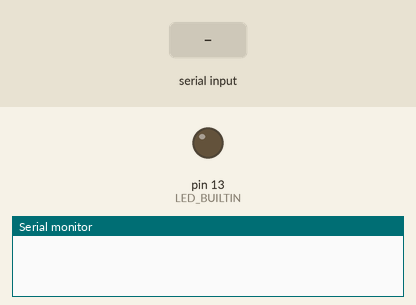
This sketch was run on a simulated Arduino Uno, built with avr-gcc and run on an emulated ATmega328P. On the bench: output pins drawn as LEDs (lit = HIGH), the last lines printed to the serial monitor. The test bench sets the inputs (shaded band).

Above: at 1.2 s.
1.3 s: "1" received over the second serial link
At 1.4 s:
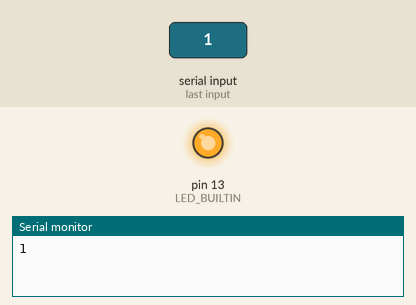
Timing chart, 0 to 4.3 s (numbered marks = the images above; inputs shaded):
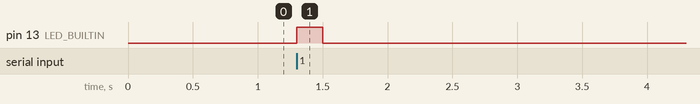

The sketch:

EmisorRF1.ino
```cpp
const int baudRate = 9600;

#include "SoftwareSerial.h"
SoftwareSerial softSerial(2, 3); // RX, TX

void setup()
{
  Serial.begin(baudRate);
  softSerial.begin(baudRate);
  pinMode(LED_BUILTIN, OUTPUT);
}

void loop()
// enviar los datos de la consola serial al ESP-01,
// y mostrar lo enviado por el ESP-01 a nuestra consola
{

  if (softSerial.available())
  {
    Serial.print((char)softSerial.read());
    digitalWrite(LED_BUILTIN, HIGH);   // turn the LED on (HIGH is the voltage level)
  delay(200);                       // wait for a second
  digitalWrite(LED_BUILTIN, LOW);    // turn the LED off by making the voltage LOW
  delay(200);
  }
  if (Serial.available())
  {
    softSerial.print((char)Serial.read());
  }
}
```

Measured:
- after the input at 1.3 s, pin 13 (LED_BUILTIN): LOW → HIGH at once, → LOW 0.20 s later
